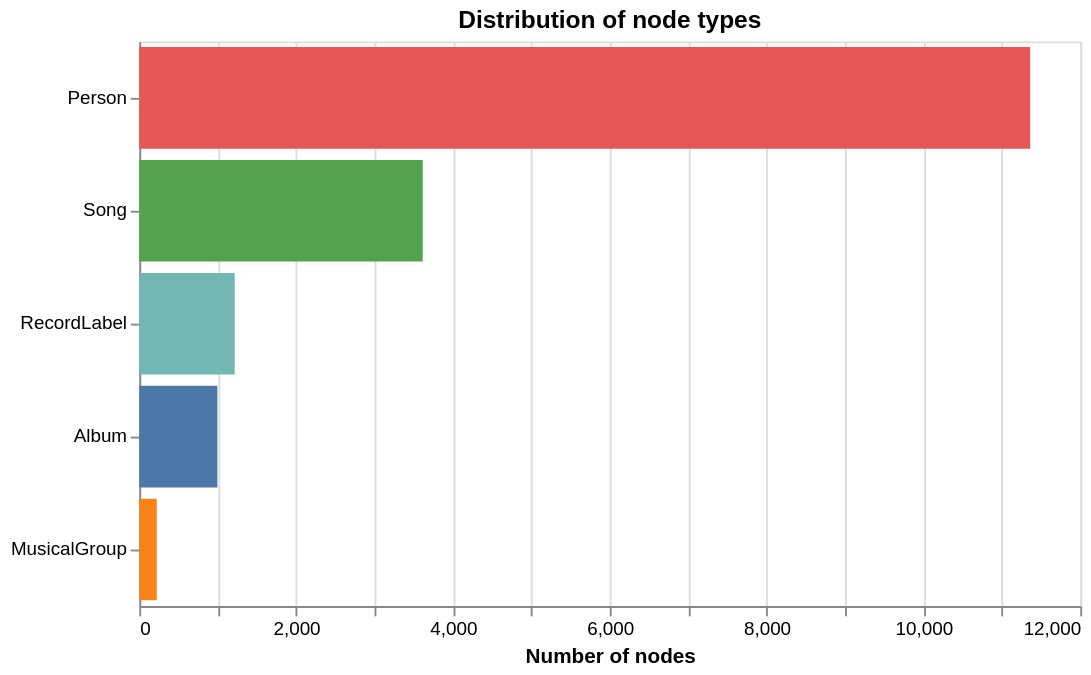

Notebook cell for this chart:
### Markdown cell above
## 4. Node types — bar chart
First Altair chart: distribution of node types. Hover for exact counts.

### Code cell
alt.Chart(node_type_counts).mark_bar().encode(
    x=alt.X('count:Q', title='Number of nodes'),
    y=alt.Y('node_type:N', sort='-x', title=None),
    color=alt.Color('node_type:N', legend=None),
    tooltip=['node_type', 'count']
).properties(
    width=500, height=300,
    title='Distribution of node types'
)

### Figure 1 — Vega-Lite specification as saved in the notebook (floating-point values rounded to 4 significant figures)
{"config": {"view": {"continuousWidth": 300, "continuousHeight": 300}}, "data": {"name": "data-9972284ad1e53ec7118046dc3a5378bd"}, "mark": {"type": "bar"}, "encoding": {"color": {"field": "node_type", "legend": null, "type": "nominal"}, "tooltip": [{"field": "node_type", "type": "nominal"}, {"field": "count", "type": "quantitative"}], "x": {"field": "count", "title": "Number of nodes", "type": "quantitative"}, "y": {"field": "node_type", "sort": "-x", "title": null, "type": "nominal"}}, "height": 300, "title": "Distribution of node types", "width": 500, "$schema": "https://vega.github.io/schema/vega-lite/v6.4.1.json", "datasets": {"data-9972284ad1e53ec7118046dc3a5378bd": [{"node_type": "Person", "count": 11361}, {"node_type": "Song", "count": 3615}, {"node_type": "RecordLabel", "count": 1217}, {"node_type": "Album", "count": 996}, {"node_type": "MusicalGroup", "count": 223}]}}
